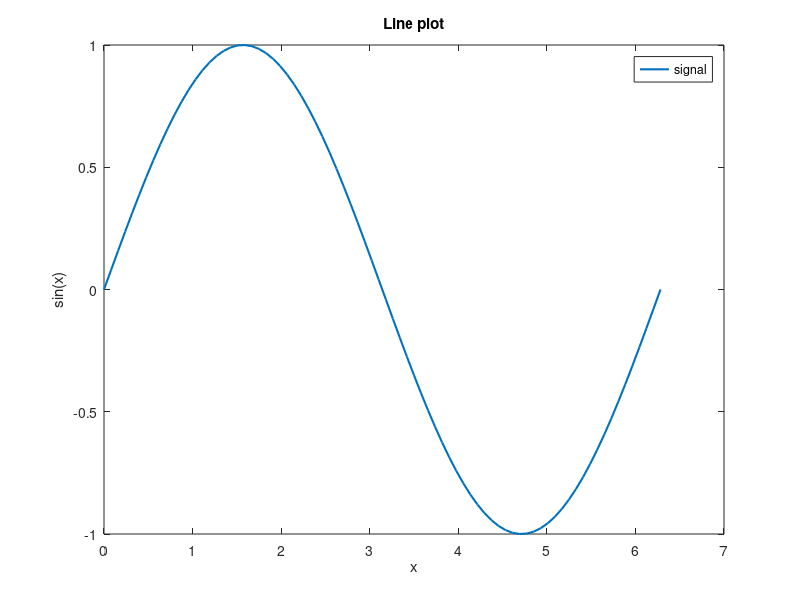
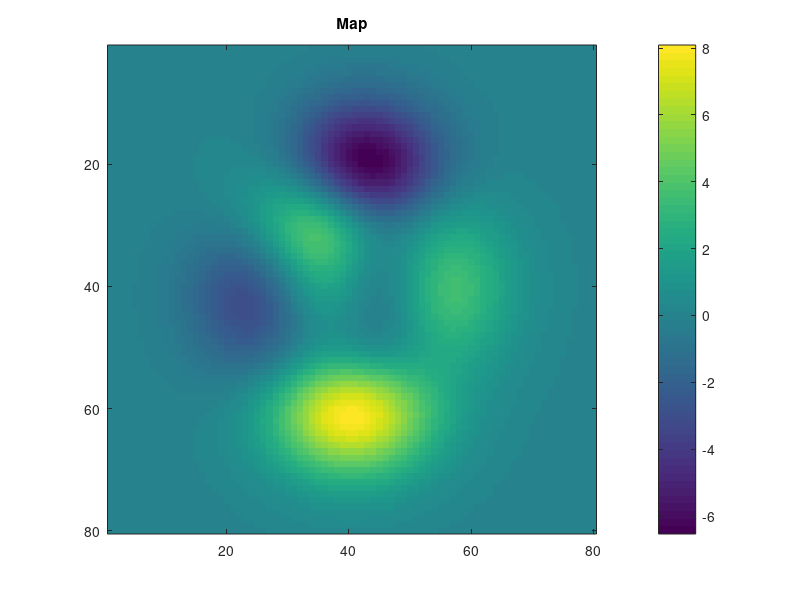

These charts were generated, in order, by the following MATLAB code: (Note: this script raises an error after producing the figures.)
%DEMO_LITE Minimal example for the English GroupFigureComposerLite utility.
%
% Run this file from the repository root:
%   run("examples/demo_lite.m")

addpath(fileparts(fileparts(mfilename("fullpath"))));

outDir = tempdir;
figFile1 = fullfile(outDir, "gfc_lite_curve.fig");
figFile2 = fullfile(outDir, "gfc_lite_map.fig");
outputFile = fullfile(outDir, "gfc_lite_composite.png");

f1 = figure("Visible", "off", "Color", "w");
ax1 = axes(f1);
plot(ax1, linspace(0, 2*pi, 80), sin(linspace(0, 2*pi, 80)), ...
    "LineWidth", 1.5, "DisplayName", "signal");
xlabel(ax1, "x");
ylabel(ax1, "sin(x)");
title(ax1, "Line plot");
legend(ax1, "show");
savefig(f1, figFile1);
close(f1);

f2 = figure("Visible", "off", "Color", "w");
ax2 = axes(f2);
imagesc(ax2, peaks(80));
axis(ax2, "image");
title(ax2, "Map");
colorbar(ax2);
savefig(f2, figFile2);
close(f2);

GroupFigureComposerLite([figFile1 figFile2], char(outputFile), ...
    Rows=1, Cols=2, WidthPx=1200, HeightPx=520, DPI=150, ...
    FontName='Arial', FontSize=10);

fprintf("Composite saved to: %s\n", outputFile);
